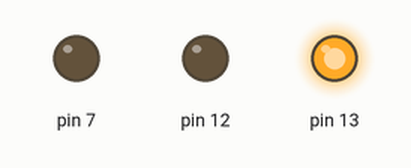
Bench run of a sketch on a simulated Arduino Uno, built with avr-gcc and run on an emulated ATmega328P. Shown: output pins drawn as LEDs (lit = HIGH).

Above: at 0.5 s.
At 3.2 s:
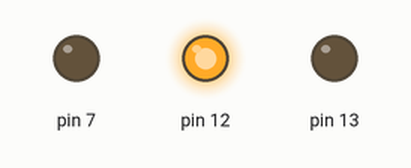
At 6.7 s:
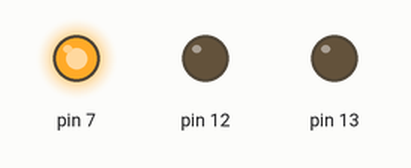
At 10.5 s:
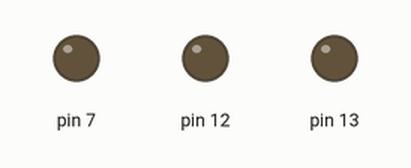
Timing chart, 0 to 11.7 s (numbered marks = the images above):
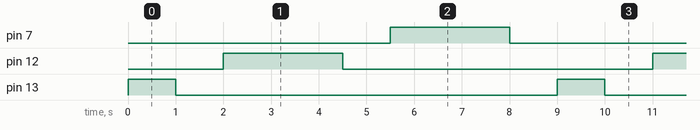

Measured:
- by itself, pin 7, pin 12: alternates HIGH for 2.5 s and LOW for 6.5 s
- by itself, pin 13: alternates HIGH for 1.0 s and LOW for 8.0 s
- by itself, everything shown: repeats every 9.0 s, in 6 steps

The sketch:

TrafficSignal.ino
```cpp
void setup() {

pinMode(13,OUTPUT);
pinMode(12,OUTPUT);
pinMode(7,OUTPUT);
}

void loop() {
blinkLight(13,1000);
blinkLight(12,2500);
blinkLight(7,2500);
}

int blinkLight(int pin, int time) {
digitalWrite(pin,HIGH);
delay(time);
digitalWrite(pin,LOW);
delay(1000);
    return 0;
}
```
